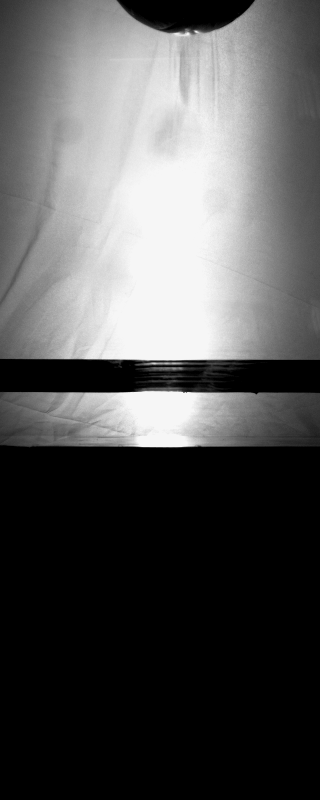
#> input picture Drop 1/Img000064.bmp, 320 x 800 px, found by its file name; its folder holds only this picture in this run
$ jupyter execute deform.ipynb   (shell and % lines are left out)
#> lines starting #> are read from the running program, lines starting #| are printed output that depends on the picture; after the words box and inside, x2 and y2 are one past the last pixel; in counts of white or black regions, pixels touching at a corner belong together; long printed decimals are rounded
<a href="https://colab.research.google.com/github/nadiajelani/football_analytics/blob/main/deform.ipynb" target="_parent"></a>

[cell 1]
# Install OpenCV if not already installed

[cell 2]
# Import libraries
import cv2
import numpy as np
import os
from google.colab import drive  # Import drive to mount Google Drive
# Mount Google Drive
drive.mount('/content/drive')

[cell 3]
image_folder = '/content/drive/MyDrive/Data and Videos/Ball 1/Drop 1'

[cell 4]
# List to store image file names (assuming sequential names like frame1.bmp, frame2.bmp, etc.)
image_files = sorted([os.path.join(image_folder, f) for f in os.listdir(image_folder) if f.endswith('.bmp')])
if not image_files:
    raise ValueError(f"No .bmp files found in {image_folder}. Please check the folder path and ensure .bmp files exist.")

# Read the first image to initialize
frame = cv2.imread(image_files[0], cv2.IMREAD_GRAYSCALE)
#> frame is the input picture: shape (800, 320); min 0, max 246, mean 85.1
if frame is None:
    raise ValueError(f"Failed to load the first image: {image_files[0]}")

[cell 5]
# Preprocess the first frame
_, thresh = cv2.threshold(frame, 50, 255, cv2.THRESH_BINARY_INV)
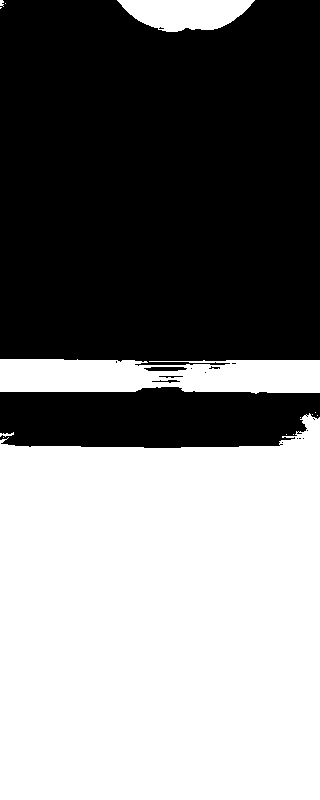
#> thresh: shape (800, 320); 49.5% white; 14 white regions (9 under 20 px)

# Find contours to get initial object position
contours, _ = cv2.findContours(thresh, cv2.RETR_EXTERNAL, cv2.CHAIN_APPROX_SIMPLE)
#> contours = 14 contours, 11 with area under 20; largest, box (x1, y1, x2, y2) and area: (0, 413, 320, 800) 113122, (0, 359, 320, 394) 9428, (117, 0, 255, 32) 3044
if contours:
    largest_contour = max(contours, key=cv2.contourArea)
#> largest_contour = contour of 94 points, box (x1, y1, x2, y2) (0, 413, 320, 800), area 113122
    M = cv2.moments(largest_contour)
#> M = moments, m00 113121.5, centre m10/m00, m01/m00 = (160.3, 621.6)
    if M["m00"] != 0:
        cx = int(M["m10"] / M["m00"])
#> cx = 160
        cy = int(M["m01"] / M["m00"])
#> cy = 621
    else:
        cx, cy = frame.shape[1] // 2, frame.shape[0] // 2  # Default center if no contour
else:
    cx, cy = frame.shape[1] // 2, frame.shape[0] // 2

# Initialize Kalman Filter (4 states: x, y, dx, dy; 2 measurements: x, y)
kalman = cv2.KalmanFilter(4, 2)
kalman.measurementMatrix = np.array([[1, 0, 0, 0], [0, 1, 0, 0]], np.float32)
kalman.transitionMatrix = np.array([[1, 0, 1, 0], [0, 1, 0, 1], [0, 0, 1, 0], [0, 0, 0, 1]], np.float32)
kalman.processNoiseCov = np.eye(4, dtype=np.float32) * 0.03
kalman.statePre = np.array([[cx], [cy], [0], [0]], np.float32)  # Initial state

[cell 6]
# Apply Canny edge detection to find the surface line
edges = cv2.Canny(frame, 50, 150, apertureSize=3)
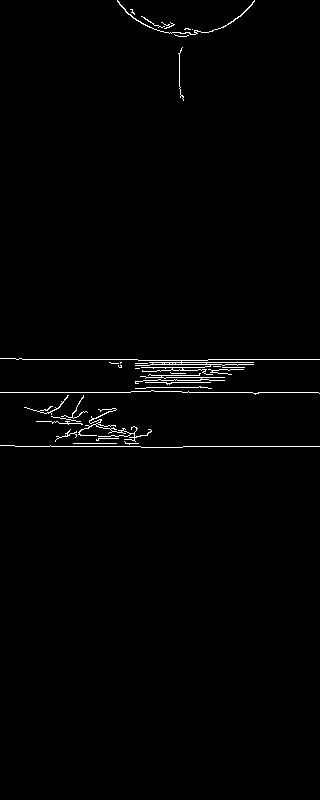
#> edges: shape (800, 320); 1.1% white in thin lines or dots, all inside (x1, y1, x2, y2) = (0, 0, 320, 448)

# Use Hough Transform to detect lines
lines = cv2.HoughLinesP(edges, 1, np.pi / 180, threshold=100, minLineLength=100, maxLineGap=10)
#> lines = [[15, 446, 140, 446], [0, 392, 130, 392], [208, 359, 319, 359], [150, 364, 253, 364]]

# Find the horizontal line closest to the bottom (assuming it's the surface)
surface_y = frame.shape[0]  # Default to bottom if no line is found
#> surface_y = 800
if lines is not None:
    for line in lines:
        x1, y1, x2, y2 = line[0]
        if abs(y1 - y2) < 10:  # Horizontal line (small y difference)
            surface_y = min(y1, y2)  # Take the lowest y as the surface
            break
#> this loop made 1 pass
#> (x1, y1, x2, y2, surface_y) on pass 1: (15, 446, 140, 446, 446)

print(f"Detected surface at y = {surface_y}")
#| Detected surface at y = 446

[cell 7]
# Import the necessary patch
from google.colab.patches import cv2_imshow
# Initialize previous frame for optical flow
prev_gray = cv2.cvtColor(cv2.imread(image_files[0]), cv2.COLOR_BGR2GRAY)
p0 = np.array([[[cx, cy]]], dtype=np.float32)  # Initial point for optical flow
#> p0 = [[160, 621]]
lk_params = dict(winSize=(15, 15), maxLevel=2, criteria=(cv2.TERM_CRITERIA_EPS | cv2.TERM_CRITERIA_COUNT, 10, 0.03))

# Process each image
for i, img_file in enumerate(image_files):
    # Read and preprocess current frame
    frame = cv2.imread(img_file, cv2.IMREAD_GRAYSCALE)
    if frame is None:
        print(f"Failed to load {img_file}")
        continue

    _, thresh = cv2.threshold(frame, 50, 255, cv2.THRESH_BINARY_INV)

    # Find contours
    contours, _ = cv2.findContours(thresh, cv2.RETR_EXTERNAL, cv2.CHAIN_APPROX_SIMPLE)
    cx, cy = None, None  # Reset for this frame
    if contours:
        largest_contour = max(contours, key=cv2.contourArea)
        M = cv2.moments(largest_contour)
        if M["m00"] != 0:
            cx = int(M["m10"] / M["m00"])
            cy = int(M["m01"] / M["m00"])
            # Update Kalman filter with measurement
            kalman.correct(np.array([[np.float32(cx)], [np.float32(cy)]]))

    # Predict with Kalman filter (handles occlusion)
    prediction = kalman.predict()
    pred_cx, pred_cy = int(prediction[0][0]), int(prediction[1][0])  # Fixed indexing

    # Optical flow (optional confirmation)
    curr_gray = frame
    p1, st, err = cv2.calcOpticalFlowPyrLK(prev_gray, curr_gray, p0, None, **lk_params)
#> p1 = [[160, 621]]; st = [0]; err = [621]
    if st[0] == 1:
        flow_cx, flow_cy = p1[0][0], p1[0][1]
    else:
        flow_cx, flow_cy = pred_cx, pred_cy
    p0 = np.array([[flow_cx, flow_cy]], dtype=np.float32)

    # Convert frame to color for drawing
    frame_color = cv2.cvtColor(frame, cv2.COLOR_GRAY2BGR)

    # Draw predicted and flow positions
    cv2.circle(frame_color, (pred_cx, pred_cy), 5, (0, 0, 255), -1)  # Kalman prediction
#> frame_color: shape (800, 320, 3); 0.03% of pixels changed, all inside (x1, y1, x2, y2) = (155, 616, 166, 627)
    cv2.circle(frame_color, (int(flow_cx), int(flow_cy)), 5, (0, 255, 0), -1)  # Optical flow
#> frame_color: shape (800, 320, 3); mean B, G, R 85.1, 85.2, 85.1

    if contours:
        # Draw the contour
        cv2.drawContours(frame_color, [largest_contour], -1, (255, 0, 0), 2)

        # Get bounding box to find bottom edge
        x, y, w, h = cv2.boundingRect(largest_contour)
#> x = 0; y = 413; w = 320; h = 387
        bottom_y = y + h
#> bottom_y = 800

        # Detect contact
        if bottom_y >= surface_y:
            print(f"Contact detected at frame {i + 1} ({img_file})")

            # Measure contact length (width of the contour at the surface)
            contact_points = largest_contour[np.abs(largest_contour[:, 0, 1] - surface_y) < 5]  # Fixed indexing
#> contact_points = contour of 25 points, box (x1, y1, x2, y2) (0, 442, 281, 449), area 1292
            if len(contact_points) > 0:
                contact_length = np.max(contact_points[:, 0, 0]) - np.min(contact_points[:, 0, 0])  # Fixed indexing
#> contact_length = 280
                print(f"Contact length: {contact_length} pixels")
#| Contact length: 280 pixels

            # Measure deformation (aspect ratio of bounding box)
            aspect_ratio = w / h
#> aspect_ratio = 0.827
            print(f"Deformation (aspect ratio): {aspect_ratio}")
#| Deformation (aspect ratio): 0.8269

    # Draw surface line
    cv2.line(frame_color, (0, surface_y), (frame.shape[1], surface_y), (255, 255, 0), 2)
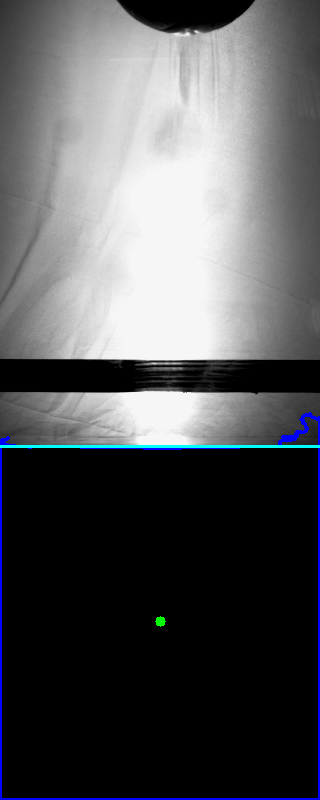
#> frame_color: shape (800, 320, 3); mean B, G, R 88.4, 85.8, 84.7

    # Display frame
    cv2_imshow(frame_color)
    if cv2.waitKey(30) & 0xFF == ord('q'):
#> (key q is pressed here)
        break

    # Update previous frame for optical flow
    prev_gray = curr_gray.copy()

# Release and close
cv2.destroyAllWindows()
